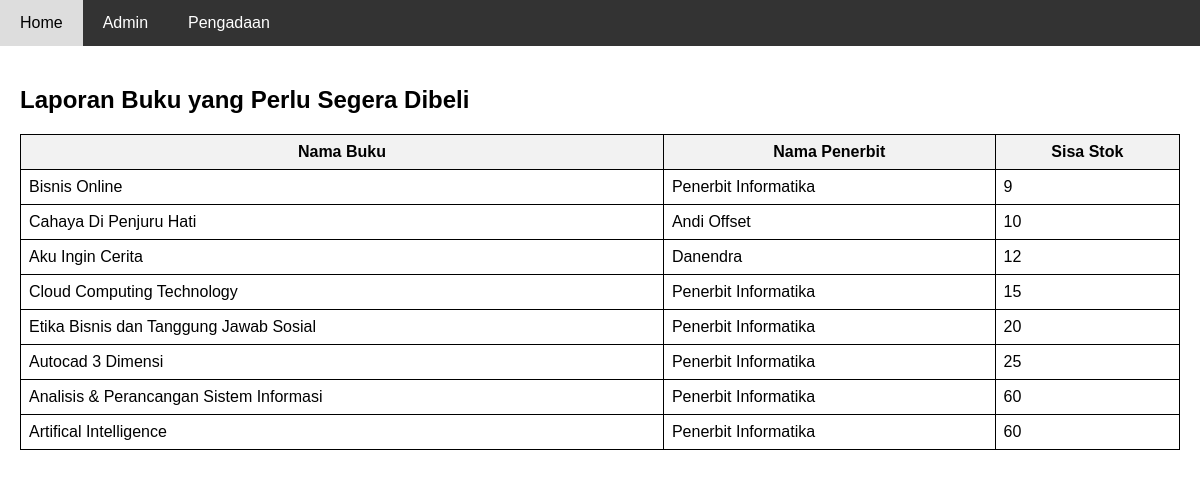
Screenshot of /pengadaan.php with the database file from the repository.
### tables this page shows
CREATE TABLE `tb_buku` (
  `id` int(11) NOT NULL,
  `id_buku` varchar(50) NOT NULL,
  `kategori` varchar(255) NOT NULL,
  `nama_buku` varchar(255) NOT NULL,
  `harga` decimal(10,2) NOT NULL,
  `stok` int(11) NOT NULL,
  `penerbit_id` int(11) NOT NULL
);

CREATE TABLE `tb_penerbit` (
  `id` int(11) NOT NULL,
  `id_penerbit` varchar(11) NOT NULL,
  `nama_penerbit` varchar(255) NOT NULL,
  `alamat` varchar(255) NOT NULL,
  `kota` varchar(100) NOT NULL,
  `telepon` varchar(50) NOT NULL
);

### pengadaan.php (the view, shortened to what this page needs)
<!DOCTYPE html>
<html lang="en">
<head>
</head>
<body>
    <nav>
        <a href="index.php">Home</a>
        <a href="admin.php">Admin</a>
        <a href="pengadaan.php">Pengadaan</a>
    </nav>
        <div class="content">
        <h2>Laporan Buku yang Perlu Segera Dibeli</h2>
        <table>
            <tr>
                <th>Nama Buku</th>
                <th>Nama Penerbit</th>
                <th>Sisa Stok</th>
            </tr>
            <?php
            $koneksi = mysqli_connect("localhost", "root", "", "unibookstore");
            $query = "SELECT tb_buku.nama_buku, tb_penerbit.nama_penerbit, tb_buku.stok
                    FROM tb_buku
                    INNER JOIN tb_penerbit ON tb_buku.penerbit_id = tb_penerbit.id
                    ORDER BY tb_buku.stok ASC";
            $result = mysqli_query($koneksi, $query);
            if ($result) {
                if (mysqli_num_rows($result) > 0) {
                    while ($row = mysqli_fetch_assoc($result)) {
                        echo "<tr>";
                        echo "<td>" . $row['nama_buku'] . "</td>";
                        echo "<td>" . $row['nama_penerbit'] . "</td>";
                        echo "<td>" . $row['stok'] . "</td>";
                        echo "</tr>";
                    }
                } else {
                    echo "<tr><td colspan='3'>Tidak ada data yang ditemukan.</td></tr>";
                }
            } else {
                echo "<tr><td colspan='3'>Error: " . mysqli_error($koneksi) . "</td></tr>";
            }
            ?>
        </table>
    </div>
</body>
</html>

### pengadaan.php (style rules this page uses)
body { font-family: Arial, sans-serif; margin: 0; padding: 0; }
nav { background-color: #333; overflow: hidden; }
nav a { float: left; display: block; color: white; text-align: center; padding: 14px 20px; text-decoration: none; }
.content { padding: 20px; }
table { width: 100%; border-collapse: collapse; }
table, th, td { border: 1px solid black; padding: 8px; }
th { background-color: #f2f2f2; }

### rows the page displays
tb_buku: nama_buku "Bisnis Online", penerbit.nama_penerbit "Penerbit Informatika", stok "9"
tb_buku: nama_buku "Cahaya Di Penjuru Hati", penerbit.nama_penerbit "Andi Offset", stok "10"
tb_buku: nama_buku "Aku Ingin Cerita", penerbit.nama_penerbit "Danendra", stok "12"
tb_buku: nama_buku "Cloud Computing Technology", penerbit.nama_penerbit "Penerbit Informatika", stok "15"
tb_buku: nama_buku "Etika Bisnis dan Tanggung Jawab Sosial", penerbit.nama_penerbit "Penerbit Informatika", stok "20"
tb_buku: nama_buku "Autocad 3 Dimensi", penerbit.nama_penerbit "Penerbit Informatika", stok "25"
tb_buku: nama_buku "Analisis & Perancangan Sistem Informasi", penerbit.nama_penerbit "Penerbit Informatika", stok "60"
tb_buku: nama_buku "Artifical Intelligence", penerbit.nama_penerbit "Penerbit Informatika", stok "60"
